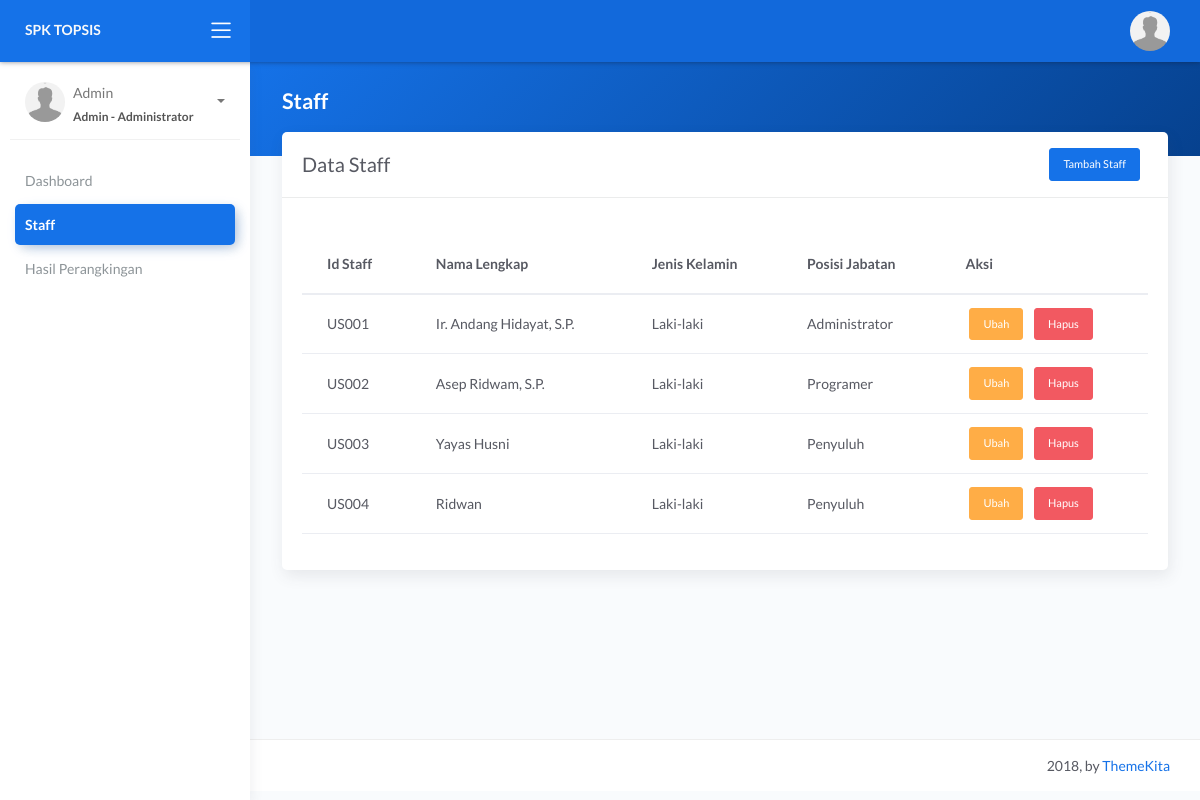
The app's page /staff.php (signed in) with its own data.
### tables this page shows
CREATE TABLE `users` (
  `iduser` varchar(5) NOT NULL,
  `username` varchar(20) NOT NULL,
  `password` varchar(100) NOT NULL,
  `nm_lengkap` varchar(30) DEFAULT NULL,
  `jk` varchar(1) DEFAULT NULL,
  `level` varchar(1) NOT NULL,
  `posisi_jabatan` varchar(50) NOT NULL
);

### session.php (called while the page is built, shortened)
<?php
if (isset($_SESSION['user'])) {
    $level = $_SESSION['level'];
} else {
    header('Location: login.php');
}
?>

### Staff/dataStaff.php (the view)
<div class="card">
    <div class="card-header">
        <div class="card-head-row">
										<div class="card-title">Data Staff</div>
                                        <?php if($level==='1'){ ?>
										<div class="card-tools">
											<a href="?a=tambahStaff" class="btn btn-primary  btn-sm mr-2">
												Tambah Staff
											</a>
										</div>
                                        <?php }?>
									</div>
    </div>
    <div class="card-body">
        <div class="table-responsive">
        <table class="table mt-3 table-sm">
            <thead>
                <tr>
                    <th>Id Staff</th>
                    <th>Nama Lengkap</th>
                    <th>Jenis Kelamin</th>
                    <th>Posisi Jabatan</th>
                    <?php if($level==='1'){?><th>Aksi</th><?php } ?>
                </tr>
            </thead>
            <tbody>
                <?php
                include "config/koneksi.php";
                $query = $conn->query("select * from users order by iduser ASC");
                while ($result = $query->fetch_array()) {
                ?>
                <tr>
                    <td>
                        <?= $result['iduser']; ?>
                    </td>
                    <td>
                        <?= $result['nm_lengkap']; ?>
                    </td>
                    <td>
                        <?= $result['jk']==='L'?'Laki-laki':'Perempuan' ?>
                    </td>
                    <td>
                        <?= $result['posisi_jabatan']; ?>
                    </td>
                    <?php if($level==='1'){?>
                    <td>
                        <a href="?a=staff&k=ubahStaff&id=<?= $result['iduser']; ?>"
                            class="btn btn-sm btn-warning m-1">Ubah</a>
                        <a href="?k=hapus&id=<?= $result['iduser']; ?>"
                            class="btn btn-danger btn-sm  m-1" onclick="return confirm('Hapus data?')">Hapus</a>
                    </td>
                    <?php } ?>
                </tr>
                <?php
}
?>
            </tbody>
        </table>
</div>
    </div>
</div>

### records on screen
users: iduser "US001", nm_lengkap "Ir. Andang Hidayat, S.P.", jk "Laki-laki", posisi_jabatan "Administrator"
users: iduser "US002", nm_lengkap "Asep Ridwam, S.P.", jk "Laki-laki", posisi_jabatan "Programer"
users: iduser "US003", nm_lengkap "Yayas Husni", jk "Laki-laki", posisi_jabatan "Penyuluh"
users: iduser "US004", nm_lengkap "Ridwan", jk "Laki-laki", posisi_jabatan "Penyuluh"

### other values on screen
$menuLabel "Admin"
$jabatan "Administrator"
